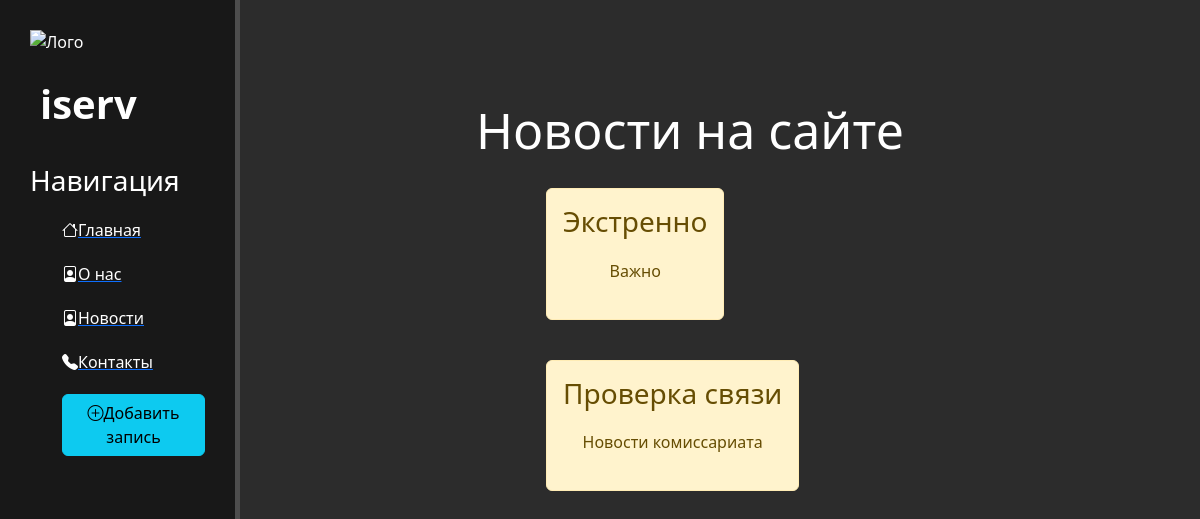
Before: /news/ with the older database file.
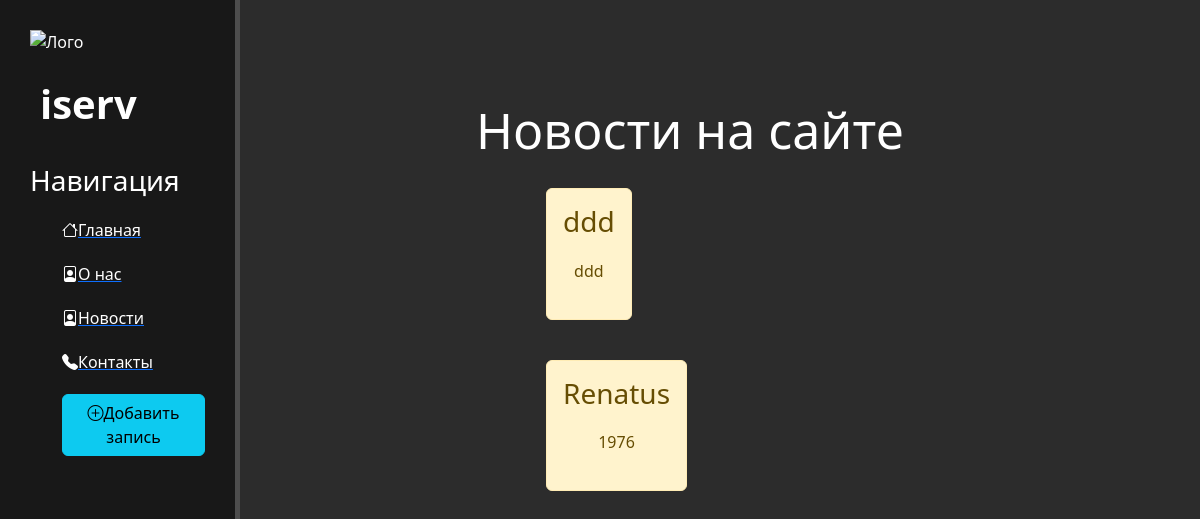
After: the same page with the newer database file.
### news/models.py (models this page shows, shortened)
class Articles(models.Model):
    title=models.CharField('Название', max_length=50)
    anons=models.CharField('Анонс', max_length=250)
    full_text=models.TextField('Статья')
    date=models.DateTimeField('Дата публикации')
    class Meta:
        verbose_name='Новость'
        verbose_name_plural='Новости'

### news/views.py (the view)
# urls.py: path('',views.news_home, name='news_home'),
def news_home(request):
    news=Articles.objects.order_by('-date')
    return render(request,'news/news_home.html',{'news':news})

### news/templates/news/news_home.html (shortened to what this page needs)
{% extends 'main/layout.html' %}
{% block content %}
<div class="features">
  <h1>Новости на сайте</h1>
  {% if news%}
  {% for el in news%}
  <div class="alert alert-warning">
    <h3>{{ el.title }}</h3>
    <p>{{ el.anons }}</p>
  </div>
  {% endfor %}
  {% else %}
  <p> У вас нет новостей!!!</p>
  {% endif %}
</div>
{%endblock%}

### main/templates/main/layout.html (shortened to what this page needs)
{% load static %}
<!DOCTYPE html>
<html lang="ru">
<head>
  <link rel="stylesheet" href="https://cdn.jsdelivr.net/npm/bootstrap@5.2.3/dist/css/bootstrap.min.css">
  <link rel="stylesheet" href="{% static 'main/css/main.css' %}">
  <link rel="stylesheet" href="https://cdn.jsdelivr.net/npm/bootstrap-icons@1.10.2/font/bootstrap-icons.css">
</head>
<body>
  <aside>
    <img src="{% static 'main/img/m1.png ' %}" alt="Лого">
    <span class="logo">iserv</span>
    <h3>
      Навигация
    </h3>
    <ul>
      <a href="{% url 'home' %}"><li><i class="bi bi-house"></i>Главная</li></a>
      <a href="{% url 'about' %}"><li><i class="bi bi-file-person"></i>О нас</li></a>
      <a href="{% url 'news_home' %}"><li><i class="bi bi-file-person"></i>Новости</li></a>
      <a href=""><li><i class="bi bi-telephone-fill"></i>Контакты</li></a>
      <a href="{% url 'create' %}"><li><button class="btn btn-info"><i class="fas bi-plus-circle"></i>Добавить запись</button></li></a>
    </ul>
  </aside>
  <main>
    {% block content %}
    {% endblock %}
  </main>
</body>
</html>

### main/static/main/css/main.css (style rules this page uses)
body { background: #2c2c2c; }
aside { float: left; background: #181818; width: 20%; padding: 2.5%; height: 100vh; color: #fff; border-right: 5px solid #4d4d4d; }
aside img { width: 150px; float: left; }
aside .logo { font-size: 40px; margin-left: 10px; font-weight: bold; position: relative; top: 20px; }
aside h3 { margin-top: 50px; font-size: 28px; }
aside ul { list-style: none; }
aside ul li { color: #fff; display: block; margin-top: 20px; transition: transform .6s ease; }
main .features { float: left; color: #fff; margin-top: 100px; text-align: center; width: 75%; }
main .features h1 { font-size: 50px }
main .features p { max-width: 400px; margin: 20px auto }
.alert-warning { float: left; clear: both; width: 400px0; margin: 20px 34%; text-align: center; }

Changed rows visible on the page:
removed Articles: title "Экстренно", anons "Важно"
removed Articles: title "Проверка связи", anons "Новости комиссариата"
added Articles: title "ddd", anons "ddd"
added Articles: title "Renatus", anons "1976"
